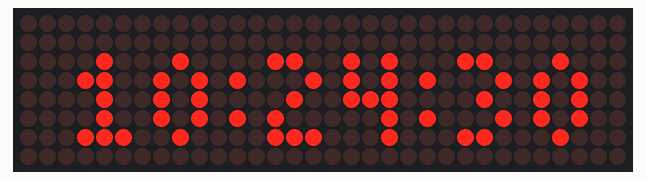
Simulated run of this program. Board: Raspberry Pi (BCM pin numbers). Shown: 32×8 LED matrix. The clock reads 2024-03-15 10:24:30 at power-on unless the program sets it.

Above: at 0.1 s.
At 4.1 s:
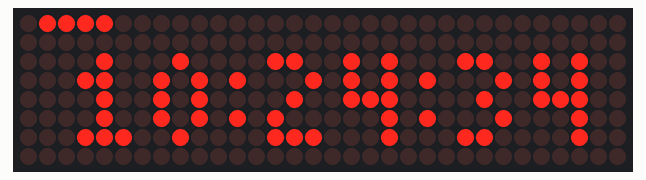
At 9.1 s:
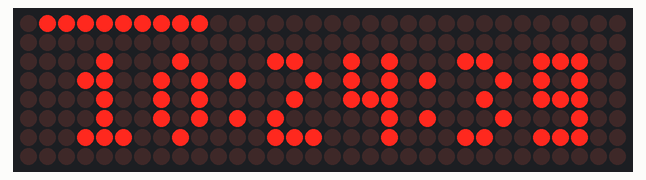
At 19.1 s:
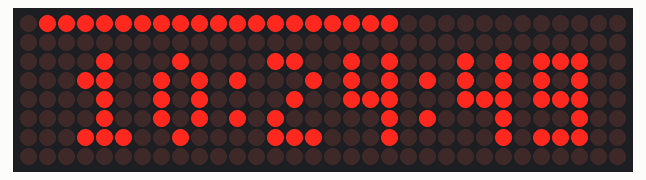
At 28.1 s:
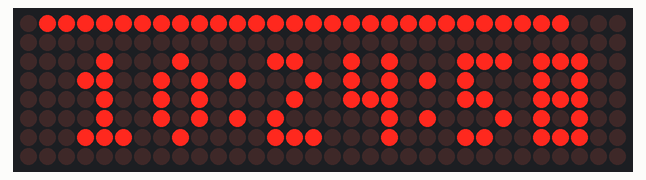
At 38.1 s:
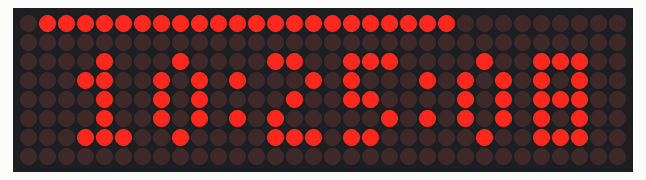

The program:

pymax7219.py
```python
#!/usr/bin/env python
# -*- coding: utf-8 -*-
import re
import time
from datetime import datetime, timedelta
import argparse

from luma.led_matrix.device import max7219
from luma.core.serial import spi, noop
from luma.core.render import canvas
from luma.core.virtual import viewport
from luma.core.legacy import text, show_message
from luma.core.legacy.font import proportional, CP437_FONT, TINY_FONT, SINCLAIR_FONT, LCD_FONT

serial = spi(port=0, device=0, gpio=noop())
device = max7219(serial, cascaded=4, block_orientation="vertical")

# start clock
while True:
    with canvas(device) as draw:
        # draw.rectangle(device.bounding_box, outline="white", fill="black")
        msg = datetime.now().strftime("%H:%M:%S")
        point = abs(30 - int(datetime.now().strftime("%S")))
        if (point != 0):
            draw.line([1,0, point, 0], fill="white")
        text(draw, (3, 1), msg, fill="white", font=proportional(TINY_FONT))

    time.sleep(1)
```

Measured:
- what the display in image 1 shows lasts 1.0 s, from 4.0 s to 5.0 s
